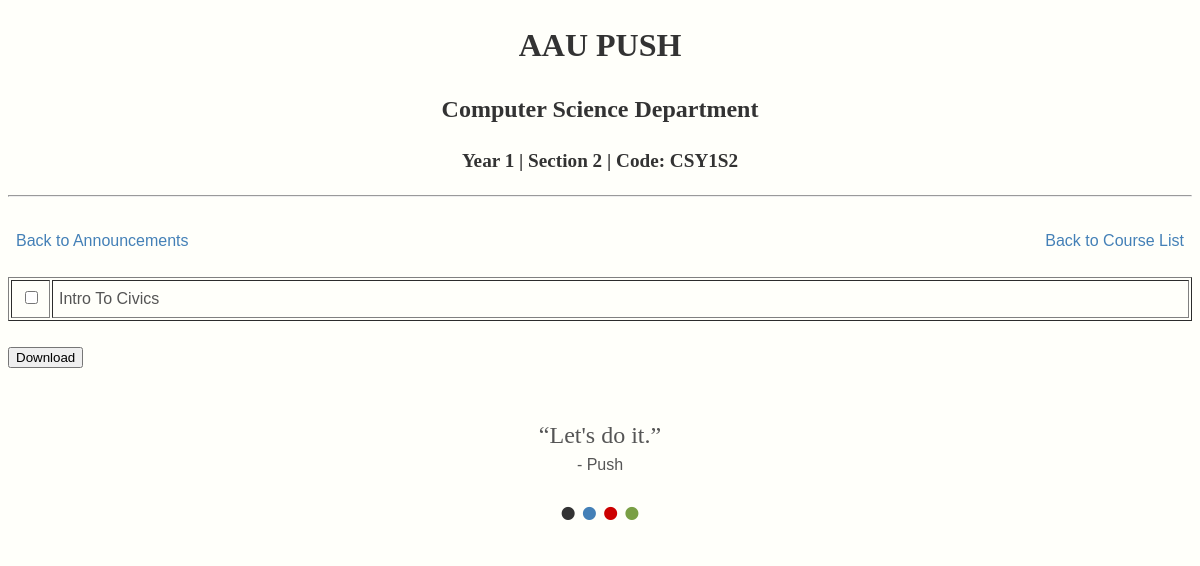
/section/CSY1S2/Civics/multi/, run on the app's committed database.
### main/models.py (models this page shows, shortened)
class Section(models.Model):
   year = models.IntegerField()
   section_number = models.IntegerField()
   studyfield = models.ForeignKey(StudyField)
   course = models.ManyToManyField(Course)
   code = models.CharField(max_length=10)

class Material(models.Model):
   name = models.CharField(max_length=100)
   description = models.CharField(max_length=100)
   file = models.FileField(upload_to=upload_path)
   pub_date = models.DateTimeField('Date Published')
   section = models.ManyToManyField(Section)
   lecturer  = models.ForeignKey(Lecturer)
   course = models.ForeignKey(Course)
   class Meta:
      get_latest_by = "pub_date"

class Quote(models.Model):
   quote = models.CharField(max_length=140)
   author = models.CharField(max_length = 100)

### main/views.py (the view)
# urls.py: url('^(?P<section_code>[0-9a-zA-Z]+)/(?P<course_name>.+)/multi/$', views.course_view_multi, name='course_view_multi'),
def course_view_multi(request,section_code,course_name):
    if(request.method == "POST"):
        matter = []
        formset = request.POST.copy()
        formset.pop('csrfmiddlewaretoken')
        for material in formset:
            matter.append(Material.objects.get(id=material))
        strio = io.BytesIO()
        newzip = zipfile.ZipFile(strio,'a')
        for material in matter:
            newzip.write("%s"%material.file.name, material.file.name.split('/')[-1])
        newzip.close()
        response = HttpResponse(strio.getvalue(), content_type='application/x-zip-compressed')
        response['Content-Disposition'] = 'attachment; filename="zipdownload.zip"'
        return response
    else:
     course = Course.objects.get(name=course_name.replace('_',' '))
     section = Section.objects.get(code = section_code)
     materials = course.material_set.order_by('pub_date').filter(section=section)
     quote = Quote.objects.get(id=1)
     context = {'section':section,'course':course,'materials':materials,'quote':quote}
     return render(request,'main/course_view_multi.html', context)

### main/templates/main/course_view_multi.html (shortened to what this page needs)
{% extends "main/base.html" %}
{% block section_code %}
Year {{section.year}} | Section {{section.section_number}} | Code: {{section.code}}
{% endblock %}
{% block content %}
	<br>
	<a class="ann" href="{% url 'Section' section.code%}">&ensp;Back to Announcements</a>
	<a id="switch" href="{% url 'Courses' section.code %}">Back to Course List&ensp;</a>
	<br>
	<br>
	{% if materials%}
	<form action="{% url 'course_view_multi' section.code course.name%}" method="post">
  		<table border="1" width=100% cellpadding="6px">
  		{% for material in materials%}
  			<tr>
  			<td width=25px>
  				<center><input type="checkbox" name={{material.id}} /> </center>
  			</td>
  			<td>
  			{{material.name | capfirst}}
  			</td>
  			</tr>
  		{%endfor%}
  		</table>
  	<br>
  	<input type="submit" value="Download"/>
 	</form>
 	{% else %}
 	<br>
 	<center>No files yet, tell your teachers to upload!</center>
 	{%endif%}
{% endblock %}

### main/templates/main/base.html (shortened to what this page needs)
<!DOCTYPE html>
<html>
	<head>
	</head>
	<body bgcolor='#fffffa'>
		<header>
			<center>
  				<a href="{% url 'Home' %}"><h1>AAU PUSH</h1></a>
				<h2>Computer Science Department {% block extra %}{% endblock %}</h2>
				<h3>
					{% block section_code %}
					{% endblock %}
				</h3>
				<hr />
  			</center>
  		</header>
			{% block content %}
  			{% endblock %}
	<br><br>
	<center>
	<q>{{quote.quote}}</q><br>- {{quote.author}}<br>
	<a href="/About_us"><font color=#333 size="100px">&bull;</font></a>
	<a href="/Push_Page/1"><font color=#4480b7 size="20px">&bull;</font></a>
	<a href="/Blog_post"><font color=#cc0000 size="20px">&bull;</font></a>
	<a href="/Blog_post2"><font color=#799f44 size="20px">&bull;</font></a>
	</center>
	</body>
</html>

### main/templates/main/base.html (style rules this page uses)
html { font-size: 16px; }
h1 { text-align:center ; color: #333; font-family: Georgia, 'Times New Roman', Times, serif; font-size: 2rem; }
h2 { text-align:center; color: #333; font-family: Georgia, 'Times New Roman', Times, serif; font-size: 1.5rem; }
h3 { text-align:center ; color: #333; font-family: Georgia, 'Times New Roman', Times, serif; font-size: 1.2rem; }
body { font-family: Verdana, Trebuchet MS, "Helvetica", "Arial", sans-serif; line-height: 1.5; color: #555; font-size: 1rem; }
a { text-decoration: none; color: #4480b7; }
#switch { float: right; }
q { font-family: Copperplate, Papyrus; font-size: 1.5rem; }

### data on the page
Section: year "1", section_number "2", code "CSY1S2"
Material: name "Intro To Civics"
Quote: quote "Let's do it.", author "Push"
